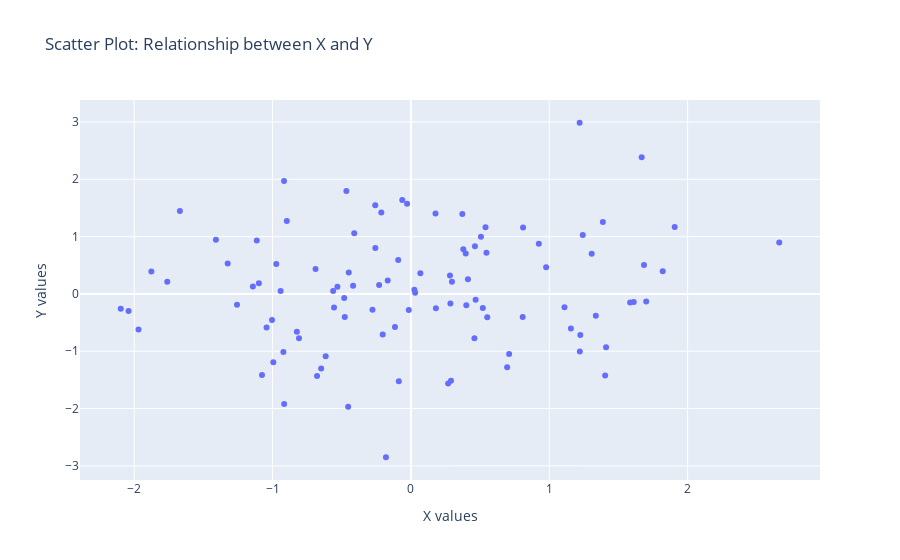
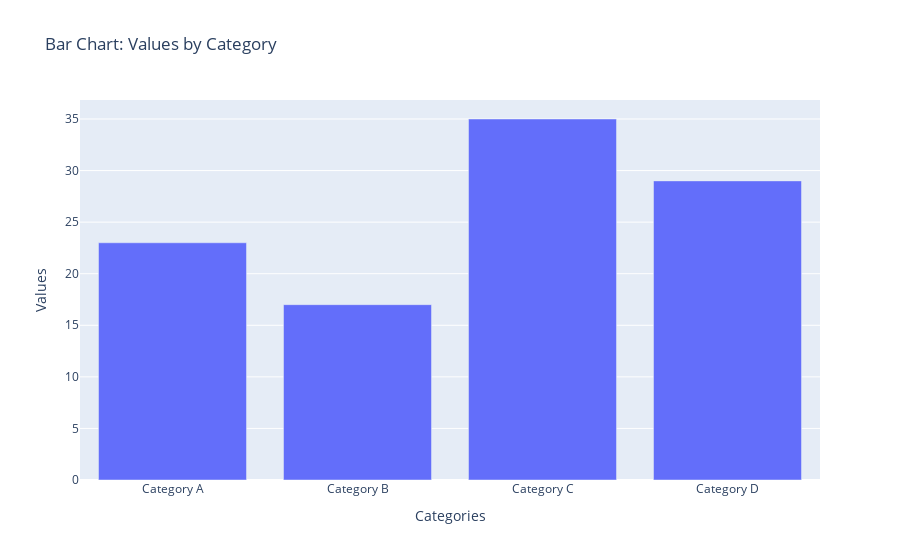
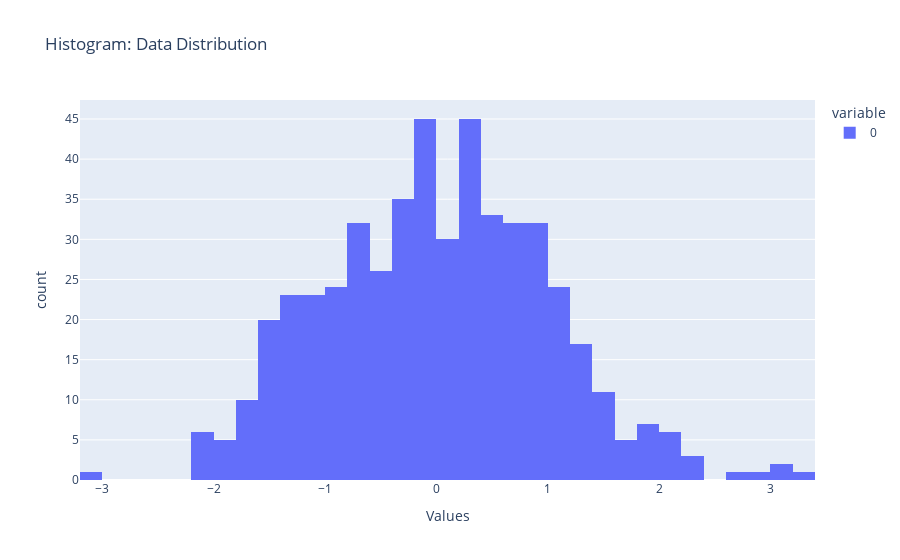
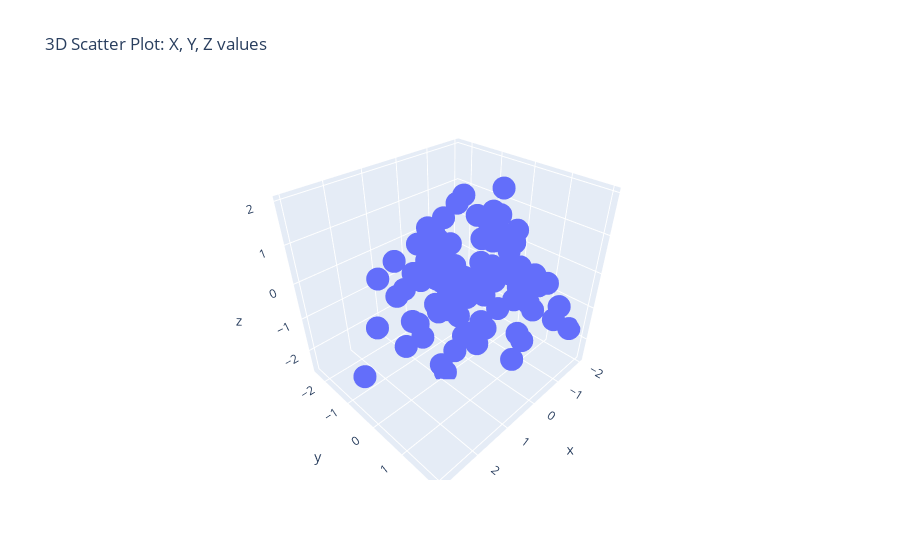

Source (notebook cell) for these figures, in order:
### Markdown cell above
# Introduction to Plotly

### Code cell
import plotly.express as px
import numpy as np

# Scatter Plot Example
x = np.random.randn(100)
y = np.random.randn(100)
fig = px.scatter(x=x, y=y, title="Scatter Plot: Relationship between X and Y", labels={'x': 'X values', 'y': 'Y values'})
fig.show()

# Bar Chart Example
categories = ['Category A', 'Category B', 'Category C', 'Category D']
values = [23, 17, 35, 29]
fig = px.bar(x=categories, y=values, title="Bar Chart: Values by Category", labels={'x': 'Categories', 'y': 'Values'})
fig.show()

# Histogram Example
data = np.random.randn(500)
fig = px.histogram(data, title="Histogram: Data Distribution", labels={'value': 'Values'})
fig.show()

# 3D Scatter Plot Example
x = np.random.randn(100)
y = np.random.randn(100)
z = np.random.randn(100)
fig = px.scatter_3d(x=x, y=y, z=z, title="3D Scatter Plot: X, Y, Z values")
fig.show()

# Surface Plot Example
x = np.linspace(-5, 5, 100)
y = np.linspace(-5, 5, 100)
x, y = np.meshgrid(x, y)
z = np.sin(np.sqrt(x**2 + y**2))
fig = px.imshow(z, title="Surface Plot: Sin Function")
fig.show()

### Figure 1 — Plotly figure (JSON) as saved in the notebook; plotly's stock layout.template omitted (floating-point values rounded to 4 significant figures)
{"data": [{"hovertemplate": "X values=%{x}<br>Y values=%{y}<extra></extra>", "legendgroup": "", "marker": {"color": "#636efa", "symbol": "circle"}, "mode": "markers", "name": "", "orientation": "v", "showlegend": false, "type": "scatter", "x": [0.4003, -0.4096, -0.5624, -0.2578, -1.257, -0.08756, -0.6784, 0.4626, 0.7099, 1.242, -0.4181, 0.2965, -0.0919, 1.906, -0.9732, -0.4536, -1.004, 0.3716, 1.336, 1.61, -0.214, -0.478, 1.224, -0.897, 0.9773, 0.06832, -1.324, 1.82, 1.219, 0.5197, 1.7, 0.1777, 1.11, 0.5516, 1.221, 0.3786, -0.6893, 0.269, -0.6487, -0.8089, -0.4665, -2.041, -1.761, -0.2778, 0.6956, -0.01525, -0.9944, -0.06249, -1.142, 0.03061, -0.4824, 0.3961, -0.6162, -0.8244, -0.4491, 1.684, -1.114, -0.9162, -1.876, 0.5459, 0.4676, 1.668, -1.969, 1.156, 0.5392, -0.9416, -0.1806, 0.5062, 0.282, -1.043, -1.076, 1.584, -0.1153, 0.2853, 1.387, 0.8077, -0.2298, -0.204, -0.9169, -0.5311, -0.2573, -0.02777, 1.41, 0.8106, 0.2894, 0.1805, 0.4119, -2.097, 0.9245, -1.099, -1.409, 0.02492, 0.4588, -0.9216, 1.404, -0.5557, 1.306, -0.1676, 2.662, -1.67], "xaxis": "x", "y": [-0.1966, 1.059, 0.04911, 1.549, -0.187, -1.526, -1.431, 0.8334, -1.05, 1.03, 0.1432, 0.2114, 0.5919, 1.166, 0.5227, -1.97, -0.4544, 1.393, -0.3809, -0.1416, 1.421, -0.4047, -0.7154, 1.272, 0.4655, 0.3595, 0.5312, 0.3947, 2.986, -0.2467, -0.1311, 1.403, -0.2338, -0.4063, -1.006, 0.781, 0.4367, -1.562, -1.299, -0.7731, 1.795, -0.2984, 0.2128, -0.275, -1.281, -0.2796, -1.193, 1.641, 0.1289, 0.01847, -0.07112, 0.7032, -1.087, -0.6604, 0.3725, 0.5054, 0.9306, -1.923, 0.3909, 0.717, -0.09974, 2.386, -0.619, -0.6032, 1.162, 0.05253, -2.85, 0.9982, 0.3218, -0.5866, -1.415, -0.1481, -0.579, -0.1655, 1.255, -0.4017, 0.1573, -0.7072, 1.971, 0.125, 0.802, 1.573, -0.9288, 1.158, -1.514, -0.2506, 0.2562, -0.2604, 0.8738, 0.1854, 0.9462, 0.07146, -0.773, -1.012, -1.425, -0.2389, 0.6996, 0.2362, 0.8952, 1.446], "yaxis": "y"}], "layout": {"legend": {"tracegroupgap": 0}, "title": {"text": "Scatter Plot: Relationship between X and Y"}, "xaxis": {"anchor": "y", "domain": [0, 1], "title": {"text": "X values"}}, "yaxis": {"anchor": "x", "domain": [0, 1], "title": {"text": "Y values"}}}}

### Figure 2 — Plotly figure (JSON) as saved in the notebook; plotly's stock layout.template omitted (floating-point values rounded to 4 significant figures)
{"data": [{"alignmentgroup": "True", "hovertemplate": "Categories=%{x}<br>Values=%{y}<extra></extra>", "legendgroup": "", "marker": {"color": "#636efa", "pattern": {"shape": ""}}, "name": "", "offsetgroup": "", "orientation": "v", "showlegend": false, "textposition": "auto", "type": "bar", "x": ["Category A", "Category B", "Category C", "Category D"], "xaxis": "x", "y": [23, 17, 35, 29], "yaxis": "y"}], "layout": {"barmode": "relative", "legend": {"tracegroupgap": 0}, "title": {"text": "Bar Chart: Values by Category"}, "xaxis": {"anchor": "y", "domain": [0, 1], "title": {"text": "Categories"}}, "yaxis": {"anchor": "x", "domain": [0, 1], "title": {"text": "Values"}}}}

### Figure 3 — Plotly figure (JSON) as saved in the notebook; plotly's stock layout.template omitted (floating-point values rounded to 4 significant figures; data arrays with more than 128 entries replaced by an {"elided": "..."} marker saying what was removed)
{"data": [{"alignmentgroup": "True", "bingroup": "x", "hovertemplate": "variable=0<br>Values=%{x}<br>count=%{y}<extra></extra>", "legendgroup": "0", "marker": {"color": "#636efa", "pattern": {"shape": ""}}, "name": "0", "offsetgroup": "0", "orientation": "v", "showlegend": true, "type": "histogram", "x": {"elided": "500 float values"}, "xaxis": "x", "yaxis": "y"}], "layout": {"barmode": "relative", "legend": {"title": {"text": "variable"}, "tracegroupgap": 0}, "title": {"text": "Histogram: Data Distribution"}, "xaxis": {"anchor": "y", "domain": [0, 1], "title": {"text": "Values"}}, "yaxis": {"anchor": "x", "domain": [0, 1], "title": {"text": "count"}}}}

### Figure 4 — Plotly figure (JSON) as saved in the notebook; plotly's stock layout.template omitted (floating-point values rounded to 4 significant figures)
{"data": [{"hovertemplate": "x=%{x}<br>y=%{y}<br>z=%{z}<extra></extra>", "legendgroup": "", "marker": {"color": "#636efa", "symbol": "circle"}, "mode": "markers", "name": "", "scene": "scene", "showlegend": false, "type": "scatter3d", "x": [-1.143, 1.276, -0.7417, 0.5215, -1.411, -0.4972, -0.05007, -0.4035, 0.5261, -0.3298, 0.9962, -0.1901, -0.9221, 1.667, -1.053, -0.002212, 0.8972, -0.7178, -0.01899, 0.5693, 0.4335, 0.4969, -0.2711, -0.6078, -0.2112, -0.9897, -1.964, 0.861, 0.1391, 0.4239, 1.232, -1.393, 0.109, -0.3352, 0.5565, 0.05675, 2.326, -0.6858, 0.3988, -1.407, -0.3377, 2.981, 0.1284, 0.5035, -0.1063, -0.4655, 0.5952, -1.323, -0.5438, 0.7585, -0.3545, 1.33, 0.8662, -0.9968, -1.227, -0.709, -0.4182, 0.7246, -1.024, 0.1769, -0.1612, 0.3867, -1.065, 0.1282, -0.0009357, 1.138, -0.7529, -0.06561, -0.2697, -0.7914, -0.9081, 0.2369, 0.4476, -0.8599, 0.2892, 0.03846, -0.8541, 0.2558, 1.219, -0.1551, 0.6341, 1.666, 2.934, -0.1372, 0.3773, 0.3111, 0.3968, 0.6332, 0.1633, 0.865, -0.01397, -1.9, 0.7274, 1.11, 0.2093, -0.8736, 0.9394, 0.2454, -0.9276, -0.8664], "y": [-1.357, 0.3346, -0.3565, 0.2056, 0.1228, 2.01, 0.596, 0.3264, -0.001352, -1.125, -1.037, -0.05135, 0.4626, 0.7016, 0.5142, 0.4994, 1.988, 1.973, -1.895, 1.278, -0.461, -0.07543, 0.4506, 0.7492, 0.4552, 0.2901, -0.9379, -0.4504, 1.535, 0.6226, -0.5352, -0.5407, 0.5043, 0.3225, -0.9133, 0.3506, -0.6087, 0.2418, -0.6734, 0.3254, -1.716, -0.3203, -1.345, -0.2796, -1.362, -1.184, -1.783, -0.5212, -0.2411, -0.9196, -1.78, -0.2717, -1.766, 0.6554, -0.6543, -0.5527, 0.3576, -0.05751, -2.365, -0.2151, -1.293, 1.836, 0.942, 1.093, -0.4802, 0.04055, 0.5104, 1.543, 1.151, -2.103, 1.269, -0.7292, 0.2932, -0.3206, 0.2478, 0.3947, 1.165, -0.4332, 0.9263, -1.303, -1.342, -0.4954, 0.501, 0.1552, 0.1314, 0.7796, -0.01854, -1.185, -1.287, -0.0001057, 0.7295, 1.709, 0.04593, 0.5475, -0.3361, -0.05193, -1.663, 0.8742, 1.474, 1.217], "z": [1.172, 0.5481, 0.4878, 0.1332, 0.3089, -0.5076, 0.2907, 0.02911, -2.073, -1.853, -1.452, 1.397, -0.2451, -1.278, -1.04, -1.355, -0.7693, -0.2863, 0.01466, -0.01835, 1.415, -0.0799, 1.2, 1.18, 1.252, 0.3159, -0.2513, 0.5739, -0.8017, -1.507, -1.103, 0.0924, -0.3019, 0.2053, 0.1977, -0.154, -0.6231, 1.965, 0.06221, -0.4362, -0.2871, -1.434, -0.0853, -0.2874, -1.673, -0.5593, -1.041, 0.9585, -0.6376, -0.2753, -0.523, -1.295, -1.117, -0.5659, 0.7398, -0.9603, -0.2394, 0.9945, -0.2148, -0.1256, 0.3308, 0.6162, -0.9121, 0.5852, 1.607, 0.4045, 0.1431, -1.138, 0.5767, -0.3451, -0.1699, 0.1882, -0.3021, 0.4928, -1.491, -1.183, 0.1106, 0.7197, -0.5866, -1.934, -0.3239, -1.514, 1.476, 0.3121, 0.1352, 0.5222, -1.039, -0.3187, 0.7704, -2.583, 1.743, -1.774, -0.2174, -0.1813, 0.1615, 0.9213, 0.01514, 1.314, -0.009323, -0.8758]}], "layout": {"legend": {"tracegroupgap": 0}, "scene": {"domain": {"x": [0, 1], "y": [0, 1]}, "xaxis": {"title": {"text": "x"}}, "yaxis": {"title": {"text": "y"}}, "zaxis": {"title": {"text": "z"}}}, "title": {"text": "3D Scatter Plot: X, Y, Z values"}}}
